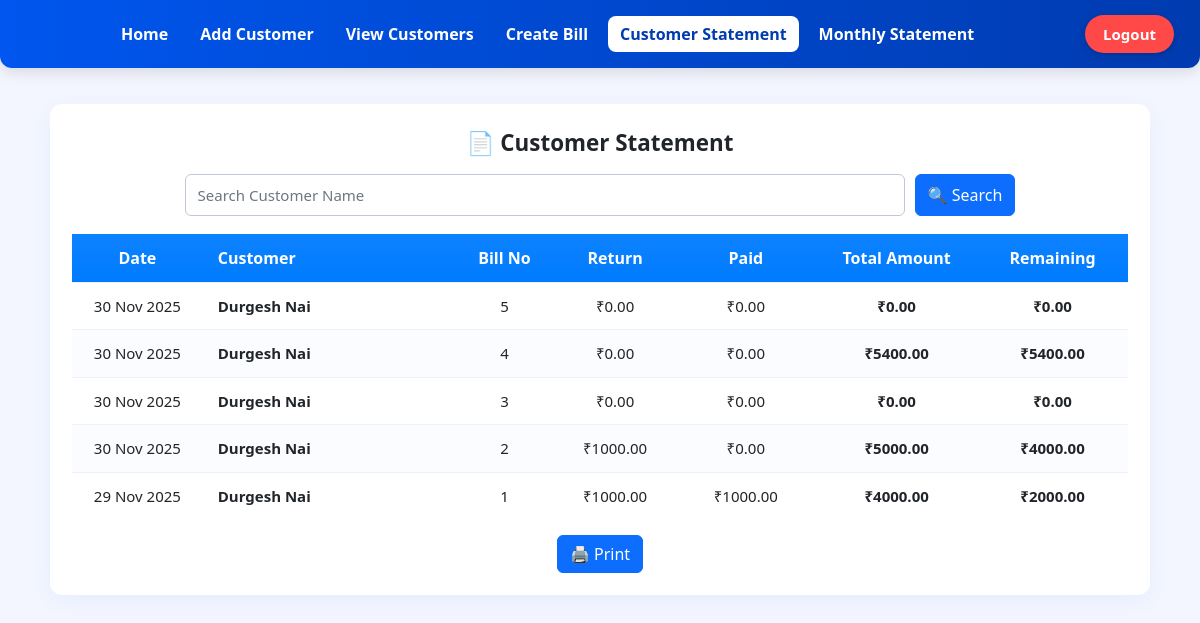
/customer-statement/ (signed in), run on an earlier commit of the app's database.
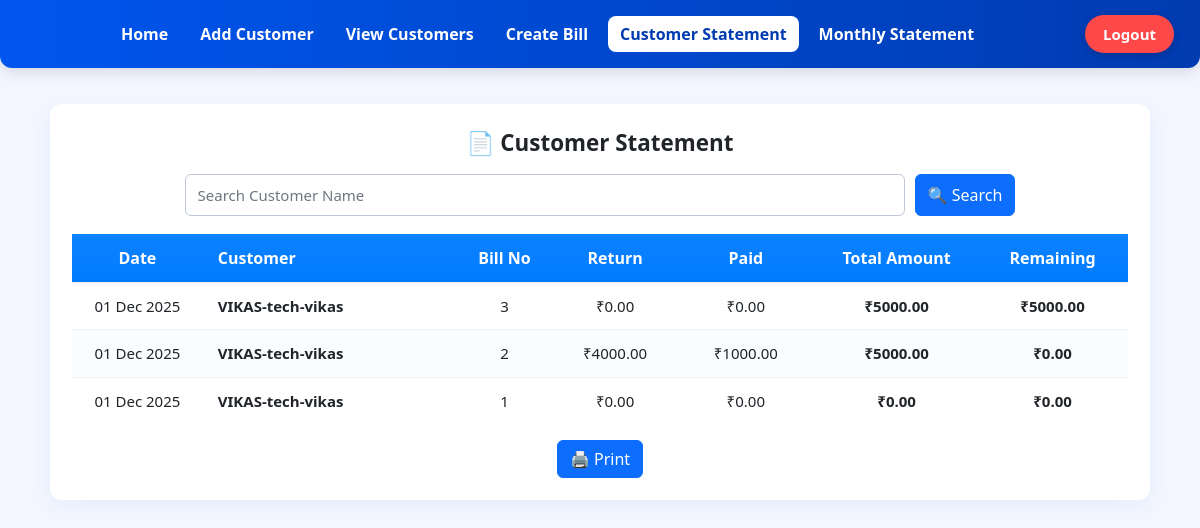
And on a later commit of the database.
### bills/models.py (models this page shows, shortened)
class Bill(models.Model):
    customer = models.ForeignKey(Customer, on_delete=models.SET_NULL, null=True, blank=True)
    customer_name = models.CharField(max_length=255, blank=True, null=True)
    phone = models.CharField(max_length=20, blank=True, null=True)
    date = models.DateField(default=timezone.now)
    bill_no = models.IntegerField(default=1)
    packing_qty = models.IntegerField(blank=True, null=True)
    packing_rate = models.DecimalField(max_digits=10, decimal_places=2, blank=True, null=True)
    packing_reason = models.CharField(max_length=255, blank=True, null=True)
    extra_reason = models.CharField(max_length=255, blank=True, null=True)
    extra_amount = models.DecimalField(max_digits=10, decimal_places=2, default=0)
    total_amount = models.DecimalField(max_digits=12, decimal_places=2, default=0)
    paid_amount = models.DecimalField(max_digits=12, decimal_places=2, default=0)
    returned_amount = models.DecimalField(max_digits=12, decimal_places=2, default=0)
    is_paid = models.BooleanField(default=False)
    paid_date = models.DateTimeField(null=True, blank=True)
    paid_by = models.ForeignKey(settings.AUTH_USER_MODEL, null=True, blank=True, on_delete=models.SET_NULL)
    class Meta:
        ordering = ['-date', '-bill_no']

### bills/views.py (the view)
# urls.py: path('customer-statement/', views.customer_statement, name='customer_statement'),
@login_required
def customer_statement(request):
    customer_name = request.GET.get('customer_name', '').strip()
    date_from = request.GET.get('from', '').strip()
    date_to = request.GET.get('to', '').strip()
    qs = Bill.objects.all()
    if customer_name:
        qs = qs.filter(customer_name__icontains=customer_name)
    if date_from:
        qs = qs.filter(date__gte=date_from)
    if date_to:
        qs = qs.filter(date__lte=date_to)
    qs = qs.order_by('-date', '-bill_no')
    bills = []
    for b in qs:
        total = Decimal(str(b.total_amount or 0))
        positive_paid = b.payments.filter(amount__gt=0).aggregate(sum=Sum("amount"))['sum'] or Decimal('0')
        returns_total = abs(b.payments.filter(amount__lt=0).aggregate(sum=Sum("amount"))['sum'] or Decimal('0'))
        remaining = max(total - positive_paid - returns_total, 0)
        b.returns_total = returns_total
        b.positive_paid = positive_paid
        b.remaining_amount = remaining
        bills.append(b)
    return render(request, 'customer_statement.html',
 {
        'bills': bills,
        'search_name': customer_name,
        'date_from': date_from,
        'date_to': date_to,
    })

### templates/customer_statement.html (shortened to what this page needs)
{% extends "base.html" %}
{% block content %}
<div class="stmt-wrapper">
  <div class="stmt-card">
    <div class="stmt-title">📄 Customer Statement</div>
    <form method="get" class="stmt-controls">
      <input type="text" name="customer_name" value="{{ search_name }}" class="form-control" placeholder="Search Customer Name">
      <button type="submit" class="btn btn-primary">🔍 Search</button>
    </form>
    <div class="table-responsive">
      <table class="stmt-table">
        <thead>
          <tr>
            <th style="width:130px;">Date</th>
            <th style="width:250px; text-align:left; padding-left:15px;">Customer</th>
            <th style="width:100px;">Bill No</th>
            <th style="width:120px;">Return</th>
            <th style="width:140px;">Paid</th>
            <th style="width:160px;">Total Amount</th>
            <th style="width:150px;">Remaining</th>
          </tr>
        </thead>
        <tbody>
        {% if bills %}
          {% for b in bills %}
            <tr>
              <td>{{ b.date|date:"d M Y" }}</td>
              <td style="text-align:left; padding-left:15px; font-weight:600;">{{ b.customer_name }}</td>
              <td>{{ b.bill_no }}</td>
              <td>₹{{ b.returns_total|floatformat:2 }}</td>
              <td>₹{{ b.positive_paid|floatformat:2 }}</td>
              <td><b>₹{{ b.total_amount|floatformat:2 }}</b></td>
              <td><b>₹{{ b.remaining_amount|floatformat:2 }}</b></td>
            </tr>
          {% endfor %}
        {% else %}
          <tr>
            <td colspan="7" style="padding:18px; font-size:17px;">No data found</td>
          </tr>
        {% endif %}
        </tbody>
      </table>
    </div>
    <div class="text-center mt-3">
      <button class="btn btn-primary" onclick="window.print()">🖨️ Print</button>
    </div>
  </div>
</div>
{% endblock %}

What changed in the data, as far as the page shows it:
removed Bill: date "30 Nov 2025", customer_name "Durgesh Nai", bill_no "5", returns_total "0.00", positive_paid "0.00", total_amount "0.00", remaining_amount "0.00"
removed Bill: date "30 Nov 2025", customer_name "Durgesh Nai", bill_no "4", returns_total "0.00", positive_paid "0.00", total_amount "5400.00", remaining_amount "5400.00"
removed Bill: date "30 Nov 2025", customer_name "Durgesh Nai", bill_no "3", returns_total "0.00", positive_paid "0.00", total_amount "0.00", remaining_amount "0.00"
removed Bill: date "30 Nov 2025", customer_name "Durgesh Nai", bill_no "2", returns_total "1000.00", positive_paid "0.00", total_amount "5000.00", remaining_amount "4000.00"
removed Bill: date "29 Nov 2025", customer_name "Durgesh Nai", bill_no "1", returns_total "1000.00", positive_paid "1000.00", total_amount "4000.00", remaining_amount "2000.00"
added Bill: date "01 Dec 2025", customer_name "VIKAS-tech-vikas", bill_no "3", returns_total "0.00", positive_paid "0.00", total_amount "5000.00", remaining_amount "5000.00"
added Bill: date "01 Dec 2025", customer_name "VIKAS-tech-vikas", bill_no "2", returns_total "4000.00", positive_paid "1000.00", total_amount "5000.00", remaining_amount "0.00"
added Bill: date "01 Dec 2025", customer_name "VIKAS-tech-vikas", bill_no "1", returns_total "0.00", positive_paid "0.00", total_amount "0.00", remaining_amount "0.00"
